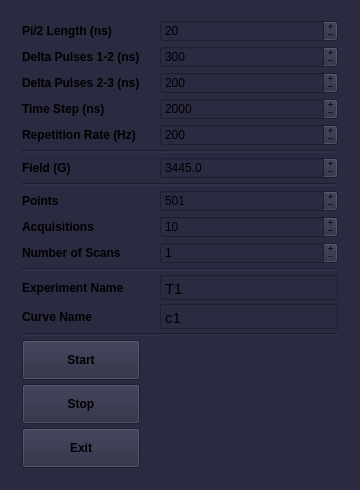
<?xml version="1.0" encoding="UTF-8"?>
<ui version="4.0">
 <class>MainWindow</class>
 <widget class="QMainWindow" name="MainWindow">
  <property name="geometry">
   <rect>
    <x>0</x>
    <y>0</y>
    <width>360</width>
    <height>490</height>
   </rect>
  </property>
  <property name="sizePolicy">
   <sizepolicy hsizetype="Fixed" vsizetype="Fixed">
    <horstretch>0</horstretch>
    <verstretch>0</verstretch>
   </sizepolicy>
  </property>
  <property name="minimumSize">
   <size>
    <width>360</width>
    <height>490</height>
   </size>
  </property>
  <property name="maximumSize">
   <size>
    <width>360</width>
    <height>490</height>
   </size>
  </property>
  <property name="font">
   <font>
    <weight>50</weight>
    <bold>false</bold>
   </font>
  </property>
  <property name="windowTitle">
   <string>T1 Measurement v 0.1</string>
  </property>
  <property name="styleSheet">
   <string notr="true">background-color: rgb(42,42,64);</string>
  </property>
  <widget class="QWidget" name="centralwidget">
   <property name="sizePolicy">
    <sizepolicy hsizetype="Fixed" vsizetype="Fixed">
     <horstretch>0</horstretch>
     <verstretch>0</verstretch>
    </sizepolicy>
   </property>
   <property name="minimumSize">
    <size>
     <width>360</width>
     <height>490</height>
    </size>
   </property>
   <property name="maximumSize">
    <size>
     <width>360</width>
     <height>490</height>
    </size>
   </property>
   <layout class="QGridLayout" name="gridLayout_2">
    <item row="0" column="0">
     <layout class="QGridLayout" name="gridLayout">
      <property name="sizeConstraint">
       <enum>QLayout::SetNoConstraint</enum>
      </property>
      <property name="leftMargin">
       <number>13</number>
      </property>
      <property name="topMargin">
       <number>4</number>
      </property>
      <property name="rightMargin">
       <number>13</number>
      </property>
      <property name="bottomMargin">
       <number>6</number>
      </property>
      <property name="horizontalSpacing">
       <number>20</number>
      </property>
      <property name="verticalSpacing">
       <number>4</number>
      </property>
      <item row="3" column="0">
       <widget class="QLabel" name="label_8">
        <property name="font">
         <font>
          <weight>75</weight>
          <bold>true</bold>
         </font>
        </property>
        <property name="contextMenuPolicy">
         <enum>Qt::NoContextMenu</enum>
        </property>
        <property name="text">
         <string>Time Step (ns)</string>
        </property>
       </widget>
      </item>
      <item row="4" column="1">
       <widget class="QSpinBox" name="box_rep_rate">
        <property name="contextMenuPolicy">
         <enum>Qt::NoContextMenu</enum>
        </property>
        <property name="buttonSymbols">
         <enum>QAbstractSpinBox::PlusMinus</enum>
        </property>
        <property name="keyboardTracking">
         <bool>false</bool>
        </property>
        <property name="minimum">
         <number>1</number>
        </property>
        <property name="maximum">
         <number>50000</number>
        </property>
        <property name="singleStep">
         <number>10</number>
        </property>
        <property name="value">
         <number>200</number>
        </property>
       </widget>
      </item>
      <item row="19" column="0">
       <widget class="QLabel" name="label_5">
        <property name="font">
         <font>
          <weight>75</weight>
          <bold>true</bold>
         </font>
        </property>
        <property name="contextMenuPolicy">
         <enum>Qt::NoContextMenu</enum>
        </property>
        <property name="text">
         <string>Experiment Name</string>
        </property>
       </widget>
      </item>
      <item row="2" column="1">
       <widget class="QSpinBox" name="box_delta_echo">
        <property name="contextMenuPolicy">
         <enum>Qt::NoContextMenu</enum>
        </property>
        <property name="buttonSymbols">
         <enum>QAbstractSpinBox::PlusMinus</enum>
        </property>
        <property name="keyboardTracking">
         <bool>false</bool>
        </property>
        <property name="minimum">
         <number>40</number>
        </property>
        <property name="maximum">
         <number>5000</number>
        </property>
        <property name="singleStep">
         <number>4</number>
        </property>
        <property name="value">
         <number>200</number>
        </property>
       </widget>
      </item>
      <item row="2" column="0">
       <widget class="QLabel" name="label_12">
        <property name="font">
         <font>
          <weight>75</weight>
          <bold>true</bold>
         </font>
        </property>
        <property name="contextMenuPolicy">
         <enum>Qt::NoContextMenu</enum>
        </property>
        <property name="text">
         <string>Delta Pulses 2-3 (ns)</string>
        </property>
       </widget>
      </item>
      <item row="13" column="1">
       <widget class="QSpinBox" name="box_points">
        <property name="contextMenuPolicy">
         <enum>Qt::NoContextMenu</enum>
        </property>
        <property name="buttonSymbols">
         <enum>QAbstractSpinBox::PlusMinus</enum>
        </property>
        <property name="keyboardTracking">
         <bool>false</bool>
        </property>
        <property name="minimum">
         <number>1</number>
        </property>
        <property name="maximum">
         <number>20000</number>
        </property>
        <property name="singleStep">
         <number>10</number>
        </property>
        <property name="value">
         <number>501</number>
        </property>
       </widget>
      </item>
      <item row="1" column="0">
       <widget class="QLabel" name="label_2">
        <property name="font">
         <font>
          <weight>75</weight>
          <bold>true</bold>
         </font>
        </property>
        <property name="contextMenuPolicy">
         <enum>Qt::NoContextMenu</enum>
        </property>
        <property name="text">
         <string>Delta Pulses 1-2 (ns)</string>
        </property>
       </widget>
      </item>
      <item row="19" column="1">
       <widget class="QTextEdit" name="text_edit_exp_name">
        <property name="sizePolicy">
         <sizepolicy hsizetype="Expanding" vsizetype="Fixed">
          <horstretch>0</horstretch>
          <verstretch>0</verstretch>
         </sizepolicy>
        </property>
        <property name="minimumSize">
         <size>
          <width>0</width>
          <height>25</height>
         </size>
        </property>
        <property name="maximumSize">
         <size>
          <width>16777215</width>
          <height>25</height>
         </size>
        </property>
        <property name="mouseTracking">
         <bool>false</bool>
        </property>
        <property name="tabletTracking">
         <bool>false</bool>
        </property>
        <property name="contextMenuPolicy">
         <enum>Qt::NoContextMenu</enum>
        </property>
        <property name="verticalScrollBarPolicy">
         <enum>Qt::ScrollBarAlwaysOff</enum>
        </property>
        <property name="markdown">
         <string>T1

</string>
        </property>
        <property name="html">
         <string>&lt;!DOCTYPE HTML PUBLIC &quot;-//W3C//DTD HTML 4.0//EN&quot; &quot;http://www.w3.org/TR/REC-html40/strict.dtd&quot;&gt;
&lt;html&gt;&lt;head&gt;&lt;meta name=&quot;qrichtext&quot; content=&quot;1&quot; /&gt;&lt;style type=&quot;text/css&quot;&gt;
p, li { white-space: pre-wrap; }
&lt;/style&gt;&lt;/head&gt;&lt;body style=&quot; font-family:'Ubuntu'; font-size:11pt; font-weight:400; font-style:normal;&quot;&gt;
&lt;p style=&quot; margin-top:7px; margin-bottom:7px; margin-left:0px; margin-right:0px; -qt-block-indent:0; text-indent:0px;&quot;&gt;T1&lt;/p&gt;&lt;/body&gt;&lt;/html&gt;</string>
        </property>
        <property name="overwriteMode">
         <bool>true</bool>
        </property>
        <property name="acceptRichText">
         <bool>false</bool>
        </property>
        <property name="textInteractionFlags">
         <set>Qt::TextEditorInteraction</set>
        </property>
       </widget>
      </item>
      <item row="23" column="0">
       <widget class="QPushButton" name="button_stop">
        <property name="minimumSize">
         <size>
          <width>0</width>
          <height>40</height>
         </size>
        </property>
        <property name="font">
         <font>
          <weight>75</weight>
          <bold>true</bold>
         </font>
        </property>
        <property name="contextMenuPolicy">
         <enum>Qt::NoContextMenu</enum>
        </property>
        <property name="layoutDirection">
         <enum>Qt::LeftToRight</enum>
        </property>
        <property name="text">
         <string>Stop</string>
        </property>
       </widget>
      </item>
      <item row="14" column="1">
       <widget class="QSpinBox" name="box_averag">
        <property name="contextMenuPolicy">
         <enum>Qt::NoContextMenu</enum>
        </property>
        <property name="buttonSymbols">
         <enum>QAbstractSpinBox::PlusMinus</enum>
        </property>
        <property name="keyboardTracking">
         <bool>false</bool>
        </property>
        <property name="minimum">
         <number>1</number>
        </property>
        <property name="maximum">
         <number>5000</number>
        </property>
        <property name="singleStep">
         <number>10</number>
        </property>
        <property name="value">
         <number>10</number>
        </property>
       </widget>
      </item>
      <item row="16" column="0">
       <widget class="QLabel" name="label_7">
        <property name="font">
         <font>
          <weight>75</weight>
          <bold>true</bold>
         </font>
        </property>
        <property name="contextMenuPolicy">
         <enum>Qt::NoContextMenu</enum>
        </property>
        <property name="text">
         <string>Number of Scans</string>
        </property>
       </widget>
      </item>
      <item row="4" column="0">
       <widget class="QLabel" name="label_11">
        <property name="font">
         <font>
          <weight>75</weight>
          <bold>true</bold>
         </font>
        </property>
        <property name="contextMenuPolicy">
         <enum>Qt::NoContextMenu</enum>
        </property>
        <property name="text">
         <string>Repetition Rate (Hz)</string>
        </property>
       </widget>
      </item>
      <item row="1" column="1">
       <widget class="QSpinBox" name="box_delta">
        <property name="contextMenuPolicy">
         <enum>Qt::NoContextMenu</enum>
        </property>
        <property name="buttonSymbols">
         <enum>QAbstractSpinBox::PlusMinus</enum>
        </property>
        <property name="keyboardTracking">
         <bool>false</bool>
        </property>
        <property name="minimum">
         <number>40</number>
        </property>
        <property name="maximum">
         <number>5000</number>
        </property>
        <property name="singleStep">
         <number>4</number>
        </property>
        <property name="value">
         <number>300</number>
        </property>
       </widget>
      </item>
      <item row="24" column="0">
       <widget class="QPushButton" name="button_off">
        <property name="minimumSize">
         <size>
          <width>0</width>
          <height>40</height>
         </size>
        </property>
        <property name="font">
         <font>
          <weight>75</weight>
          <bold>true</bold>
         </font>
        </property>
        <property name="contextMenuPolicy">
         <enum>Qt::NoContextMenu</enum>
        </property>
        <property name="text">
         <string>Exit</string>
        </property>
       </widget>
      </item>
      <item row="5" column="0" colspan="2">
       <widget class="Line" name="line">
        <property name="lineWidth">
         <number>2</number>
        </property>
        <property name="orientation">
         <enum>Qt::Horizontal</enum>
        </property>
       </widget>
      </item>
      <item row="16" column="1">
       <widget class="QSpinBox" name="box_scan">
        <property name="contextMenuPolicy">
         <enum>Qt::NoContextMenu</enum>
        </property>
        <property name="buttonSymbols">
         <enum>QAbstractSpinBox::PlusMinus</enum>
        </property>
        <property name="keyboardTracking">
         <bool>false</bool>
        </property>
        <property name="minimum">
         <number>1</number>
        </property>
        <property name="maximum">
         <number>100</number>
        </property>
        <property name="value">
         <number>1</number>
        </property>
       </widget>
      </item>
      <item row="20" column="0">
       <widget class="QLabel" name="label_10">
        <property name="font">
         <font>
          <weight>75</weight>
          <bold>true</bold>
         </font>
        </property>
        <property name="contextMenuPolicy">
         <enum>Qt::NoContextMenu</enum>
        </property>
        <property name="text">
         <string>Curve Name</string>
        </property>
       </widget>
      </item>
      <item row="22" column="0">
       <widget class="QPushButton" name="button_start">
        <property name="minimumSize">
         <size>
          <width>0</width>
          <height>40</height>
         </size>
        </property>
        <property name="font">
         <font>
          <weight>75</weight>
          <bold>true</bold>
         </font>
        </property>
        <property name="contextMenuPolicy">
         <enum>Qt::NoContextMenu</enum>
        </property>
        <property name="text">
         <string>Start</string>
        </property>
       </widget>
      </item>
      <item row="18" column="0" colspan="2">
       <widget class="Line" name="line_4">
        <property name="lineWidth">
         <number>2</number>
        </property>
        <property name="orientation">
         <enum>Qt::Horizontal</enum>
        </property>
       </widget>
      </item>
      <item row="3" column="1">
       <widget class="QSpinBox" name="box_time_step">
        <property name="contextMenuPolicy">
         <enum>Qt::NoContextMenu</enum>
        </property>
        <property name="buttonSymbols">
         <enum>QAbstractSpinBox::PlusMinus</enum>
        </property>
        <property name="keyboardTracking">
         <bool>false</bool>
        </property>
        <property name="minimum">
         <number>2</number>
        </property>
        <property name="maximum">
         <number>500000</number>
        </property>
        <property name="singleStep">
         <number>4</number>
        </property>
        <property name="value">
         <number>2000</number>
        </property>
       </widget>
      </item>
      <item row="0" column="0">
       <widget class="QLabel" name="label">
        <property name="font">
         <font>
          <weight>75</weight>
          <bold>true</bold>
          <kerning>true</kerning>
         </font>
        </property>
        <property name="contextMenuPolicy">
         <enum>Qt::NoContextMenu</enum>
        </property>
        <property name="text">
         <string>Pi/2 Length (ns)</string>
        </property>
       </widget>
      </item>
      <item row="13" column="0">
       <widget class="QLabel" name="label_3">
        <property name="font">
         <font>
          <weight>75</weight>
          <bold>true</bold>
         </font>
        </property>
        <property name="contextMenuPolicy">
         <enum>Qt::NoContextMenu</enum>
        </property>
        <property name="text">
         <string>Points</string>
        </property>
       </widget>
      </item>
      <item row="12" column="0" colspan="2">
       <widget class="Line" name="line_3">
        <property name="lineWidth">
         <number>2</number>
        </property>
        <property name="orientation">
         <enum>Qt::Horizontal</enum>
        </property>
       </widget>
      </item>
      <item row="6" column="1">
       <widget class="QDoubleSpinBox" name="box_field">
        <property name="contextMenuPolicy">
         <enum>Qt::NoContextMenu</enum>
        </property>
        <property name="buttonSymbols">
         <enum>QAbstractSpinBox::PlusMinus</enum>
        </property>
        <property name="keyboardTracking">
         <bool>false</bool>
        </property>
        <property name="decimals">
         <number>1</number>
        </property>
        <property name="minimum">
         <double>100.000000000000000</double>
        </property>
        <property name="maximum">
         <double>9100.000000000000000</double>
        </property>
        <property name="singleStep">
         <double>0.500000000000000</double>
        </property>
        <property name="value">
         <double>3445.000000000000000</double>
        </property>
       </widget>
      </item>
      <item row="0" column="1">
       <widget class="QSpinBox" name="box_length">
        <property name="contextMenuPolicy">
         <enum>Qt::NoContextMenu</enum>
        </property>
        <property name="readOnly">
         <bool>false</bool>
        </property>
        <property name="buttonSymbols">
         <enum>QAbstractSpinBox::PlusMinus</enum>
        </property>
        <property name="specialValueText">
         <string notr="true"/>
        </property>
        <property name="keyboardTracking">
         <bool>false</bool>
        </property>
        <property name="minimum">
         <number>8</number>
        </property>
        <property name="maximum">
         <number>1900</number>
        </property>
        <property name="singleStep">
         <number>4</number>
        </property>
        <property name="value">
         <number>20</number>
        </property>
       </widget>
      </item>
      <item row="14" column="0">
       <widget class="QLabel" name="label_6">
        <property name="font">
         <font>
          <weight>75</weight>
          <bold>true</bold>
         </font>
        </property>
        <property name="contextMenuPolicy">
         <enum>Qt::NoContextMenu</enum>
        </property>
        <property name="text">
         <string>Acquisitions</string>
        </property>
       </widget>
      </item>
      <item row="21" column="0" colspan="2">
       <widget class="Line" name="line_5">
        <property name="lineWidth">
         <number>2</number>
        </property>
        <property name="orientation">
         <enum>Qt::Horizontal</enum>
        </property>
       </widget>
      </item>
      <item row="20" column="1">
       <widget class="QTextEdit" name="text_edit_curve">
        <property name="sizePolicy">
         <sizepolicy hsizetype="Expanding" vsizetype="Fixed">
          <horstretch>0</horstretch>
          <verstretch>0</verstretch>
         </sizepolicy>
        </property>
        <property name="minimumSize">
         <size>
          <width>0</width>
          <height>25</height>
         </size>
        </property>
        <property name="maximumSize">
         <size>
          <width>16777215</width>
          <height>25</height>
         </size>
        </property>
        <property name="mouseTracking">
         <bool>false</bool>
        </property>
        <property name="contextMenuPolicy">
         <enum>Qt::NoContextMenu</enum>
        </property>
        <property name="verticalScrollBarPolicy">
         <enum>Qt::ScrollBarAlwaysOff</enum>
        </property>
        <property name="html">
         <string>&lt;!DOCTYPE HTML PUBLIC &quot;-//W3C//DTD HTML 4.0//EN&quot; &quot;http://www.w3.org/TR/REC-html40/strict.dtd&quot;&gt;
&lt;html&gt;&lt;head&gt;&lt;meta name=&quot;qrichtext&quot; content=&quot;1&quot; /&gt;&lt;style type=&quot;text/css&quot;&gt;
p, li { white-space: pre-wrap; }
&lt;/style&gt;&lt;/head&gt;&lt;body style=&quot; font-family:'Ubuntu'; font-size:11pt; font-weight:400; font-style:normal;&quot;&gt;
&lt;p style=&quot; margin-top:0px; margin-bottom:0px; margin-left:0px; margin-right:0px; -qt-block-indent:0; text-indent:0px;&quot;&gt;c1&lt;/p&gt;&lt;/body&gt;&lt;/html&gt;</string>
        </property>
       </widget>
      </item>
      <item row="6" column="0">
       <widget class="QLabel" name="label_4">
        <property name="font">
         <font>
          <weight>75</weight>
          <bold>true</bold>
         </font>
        </property>
        <property name="contextMenuPolicy">
         <enum>Qt::NoContextMenu</enum>
        </property>
        <property name="text">
         <string>Field (G)</string>
        </property>
       </widget>
      </item>
     </layout>
    </item>
   </layout>
  </widget>
 </widget>
 <resources/>
 <connections/>
</ui>
